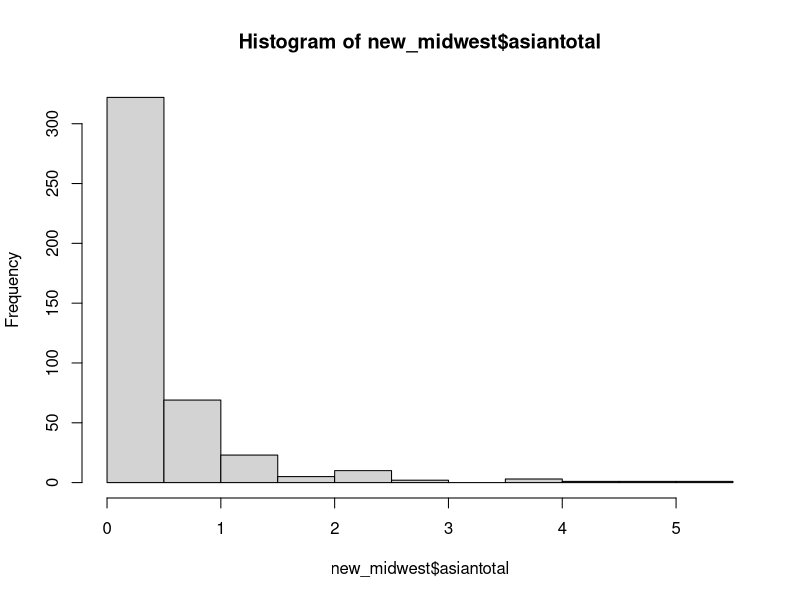
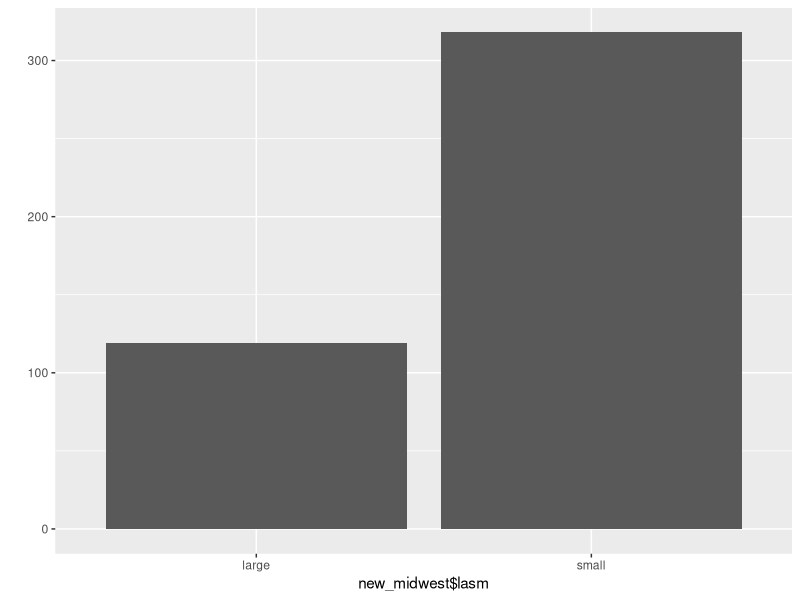

These charts were generated, in order, by the following R code: (Note: this script raises an error after producing the figures.)
library(dplyr)
library(ggplot2)

midwest <- as.data.frame(ggplot2::midwest)

head(midwest)
tail(midwest)
View(midwest)
dim(midwest)
str(midwest)
summary(midwest)

new_midwest <- midwest

new_midwest <- rename(new_midwest, total=poptotal)
new_midwest <- rename(new_midwest, asian=popasian)

new_midwest$asiantotal <- ((new_midwest$asian/new_midwest$total)*100)

hist(new_midwest$asiantotal)

mean(new_midwest$asiantotal)
new_midwest$lasm <- ifelse(new_midwest$asiantotal>0.4872462, "large", "small")

table(new_midwest$lasm)
qplot(new_midwest$lasm)

new_midwest <- rename(new_midwest, black=popblack)
new_midwest <- rename(new_midwest, white=popwhite)

new_midwest$blacktotal <- ((new_midwest$black/new_midwest$total)*100)
hist(new_midwest$balcktotal)
View(new_midwest)